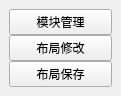
<?xml version="1.0" encoding="UTF-8"?>
<ui version="4.0">
 <class>SceneLayoutSetWid</class>
 <widget class="QWidget" name="SceneLayoutSetWid">
  <property name="geometry">
   <rect>
    <x>0</x>
    <y>0</y>
    <width>121</width>
    <height>87</height>
   </rect>
  </property>
  <property name="windowTitle">
   <string>Form</string>
  </property>
  <layout class="QVBoxLayout" name="verticalLayout">
   <property name="spacing">
    <number>0</number>
   </property>
   <property name="leftMargin">
    <number>0</number>
   </property>
   <property name="topMargin">
    <number>0</number>
   </property>
   <property name="rightMargin">
    <number>0</number>
   </property>
   <property name="bottomMargin">
    <number>0</number>
   </property>
   <item>
    <widget class="QWidget" name="widget" native="true">
     <layout class="QVBoxLayout" name="verticalLayout_2">
      <property name="spacing">
       <number>0</number>
      </property>
      <property name="leftMargin">
       <number>9</number>
      </property>
      <property name="topMargin">
       <number>9</number>
      </property>
      <property name="rightMargin">
       <number>9</number>
      </property>
      <property name="bottomMargin">
       <number>9</number>
      </property>
      <item>
       <widget class="QPushButton" name="btn_ModulesManage">
        <property name="focusPolicy">
         <enum>Qt::TabFocus</enum>
        </property>
        <property name="text">
         <string>模块管理</string>
        </property>
       </widget>
      </item>
      <item>
       <widget class="QPushButton" name="btn_LayoutChange">
        <property name="focusPolicy">
         <enum>Qt::TabFocus</enum>
        </property>
        <property name="text">
         <string>布局修改</string>
        </property>
       </widget>
      </item>
      <item>
       <widget class="QPushButton" name="btn_LayoutSave">
        <property name="focusPolicy">
         <enum>Qt::TabFocus</enum>
        </property>
        <property name="text">
         <string>布局保存</string>
        </property>
       </widget>
      </item>
     </layout>
    </widget>
   </item>
  </layout>
 </widget>
 <resources/>
 <connections/>
</ui>
